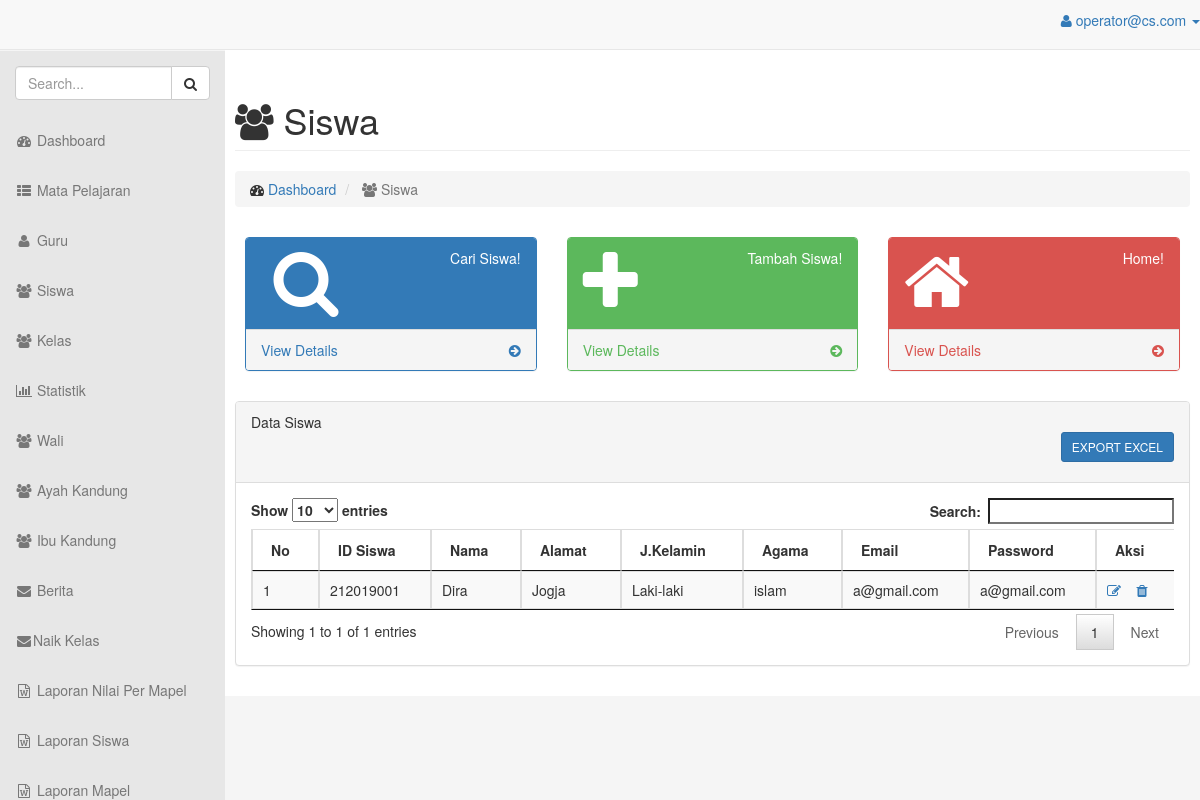
Screenshot of /admin/index.php?view=siswa (signed in) with the database file from the repository.
### tables this page shows
CREATE TABLE `siswa` (
  `id_siswa` int(12) NOT NULL,
  `nama_siswa` varchar(100) NOT NULL,
  `alamat` text NOT NULL,
  `jenis_kelamin` enum('L','P') NOT NULL,
  `agama` varchar(100) NOT NULL,
  `id_kelas` char(12) NOT NULL,
  `ayah_id` char(12) DEFAULT NULL,
  `ibu_id` char(12) DEFAULT NULL,
  `wali_id` char(12) DEFAULT NULL,
  `email` varchar(100) DEFAULT NULL
);

### admin/inc/page.php (called while the page is built, shortened)
<?php
include_once 'header.php';
include_once 'footer.php';
?>

### admin/view/siswa.php (the view, shortened to what this page needs)
<div id="page-wrapper">
  <div class="row">
    <div class="col-lg-12">
      <h1 class="page-header"><span class="fa fa-users"></span> Siswa</h1>
    </div>
  </div>
  <div class="row">
    <div class="col-lg-12">
      <div>
        <ol class="breadcrumb">
          <li>
            <i class="fa fa-dashboard"></i>  <a href="index.php?view=home">Dashboard</a>
          </li>
          <li class="active">
            <i class="fa fa-users"></i> Siswa
          </li>
        </ol>
      </div>
<div id="page-wrapper">
    <div class="row">
        <div class="col-lg-4 col-md-6">
            <div class="panel panel-primary">
                <div class="panel-heading">
                    <div class="row">
                        <div class="col-xs-3">
                            <i class="fa fa-fw fa-search fa-5x"></i>
                        </div>
                        <div class="col-xs-9 text-right">
                            <div>Cari Siswa!</div>
                        </div>
                    </div>
                </div>
                <a href="index.php?view=cari_siswa">
                    <div class="panel-footer">
                        <span class="pull-left">View Details</span>
                        <span class="pull-right"><i class="fa fa-arrow-circle-right"></i></span>
                        <div class="clearfix"></div>
                    </div>
                </a>
            </div>
        </div>
        <div class="col-lg-4 col-md-6">
            <div class="panel panel-green">
                <div class="panel-heading">
                    <div class="row">
                        <div class="col-xs-3">
                            <i class="fa fa-plus fa-5x"></i>
                        </div>
                        <div class="col-xs-9 text-right">
                            <div>Tambah Siswa!</div>
                        </div>
                    </div>
                </div>
                <a href="index.php?view=tambah_siswa">
                    <div class="panel-footer">
                        <span class="pull-left">View Details</span>
                        <span class="pull-right"><i class="fa fa-arrow-circle-right"></i></span>
                        <div class="clearfix"></div>
                    </div>
                </a>
            </div>
        </div>
         <div class="col-lg-4 col-md-6">
            <div class="panel panel-red">
                <div class="panel-heading">
                    <div class="row">
                        <div class="col-xs-3">
                            <i class="fa fa-home fa-5x"></i>
                        </div>
                        <div class="col-xs-9 text-right">
                            <div>Home!</div>
                        </div>
                    </div>
                </div>
                <a href="index.php?view=home">
                    <div class="panel-footer">
                        <span class="pull-left">View Details</span>
                        <span class="pull-right"><i class="fa fa-arrow-circle-right"></i></span>
                        <div class="clearfix"></div>
                    </div>
                </a>
            </div>
        </div>
    </div>
</div>
  </div>
</div>
<div class="row">
 <div class="col-lg-12">
  <div class="panel panel-default">
    <div class="panel-heading">
      Data Siswa
      <p align="right">
                                  <a target="_blank" href="view/export_siswa.php"><button type="button" class="btn btn-sm btn-primary">EXPORT EXCEL</button></a></p>
    </div>
    <div class="panel-body">
      <div class="table-responsive dataTable_wrapper">
       <table class="table table-striped table-bordered table-hover" id="dataTables-example">
        <thead >
          <tr>
            <th>No</th>
            <th>ID Siswa</th>
            <th>Nama</th>
            <th>Alamat</th>
            <th>J.Kelamin</th>
            <th>Agama</th>
            <th>Email</th>
            <th>Password</th>
            <th  align="center">Aksi</th>
          </tr>
        </thead>
        <tbody>
          <?php
          $q = "SELECT * FROM siswa ORDER BY id_siswa ASC";
          $sql = mysql_query($q);
          $no = 1;
          while($res = mysql_fetch_array($sql)){?>
            <tr>
              <td><?php echo $no; ?></td>
              <td><?php echo $res[0]; ?></td>
              <td><?php echo $res[1]; ?></td>
              <td><?php echo $res[2]; ?></td>
              <td><?php if ($res[3]=='L') {
                echo "Laki-laki";
              } else {
                echo "Perempuan";
              }?></td>
              <td><?php echo $res[4]; ?></td>
              <td><?php echo $res[9]; ?></td>
              <td><?php echo $res[9]; ?></td>
              <td>
                <a href="index.php?view=edit_siswa&id_siswa=<?php echo $res[0];?>"><i class="fa fa-edit"></i></a>
                <a onclick="return confirm('Anda yakin?')" href="index.php?view=delete_siswa&id_siswa=<?php echo $res[0];?>"><i class="fa fa-trash"></i></a>
              </td>
            </tr>
            <?php
            $no++;
          }
          ?>
        </tbody>
      </table>
    </div>
  </div>
</div>
</div>
</div>
</div>
</div>

### admin/css/sb-admin.css (style rules this page uses)
body { margin-top: 100px; background-color: #f5f5f5; }
@media (min-width:768px) { body { margin-top: 50px; } }
#page-wrapper { width: 100%; padding: 0; background-color: #fff; }
@media (min-width:768px) { #page-wrapper { padding: 10px; } }
.panel-green { border-color: #5cb85c; }
.panel-green > .panel-heading { border-color: #5cb85c; color: #fff; background-color: #5cb85c; }
.panel-green > a { color: #5cb85c; }
.panel-red { border-color: #d9534f; }
.panel-red > .panel-heading { border-color: #d9534f; color: #fff; background-color: #d9534f; }
.panel-red > a { color: #d9534f; }

### rows the page displays
siswa: id_siswa "212019001", nama_siswa "Dira", alamat "Jogja", jenis_kelamin "Laki-laki", agama "islam", email "a@gmail.com"

### other values shown
$_SESSION['email_admin'] "operator@cs.com"
